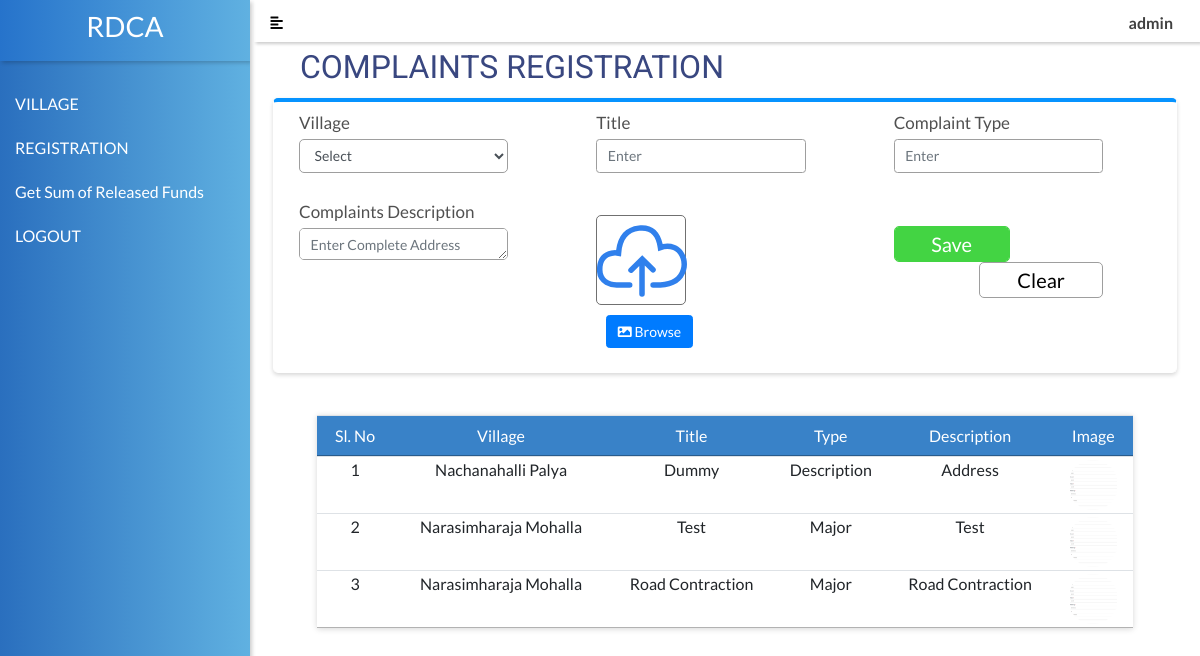
The page /admin/complaint_reg.php (signed in) on the database its author committed.
### tables this page shows
CREATE TABLE IF NOT EXISTS `gen_std_complaints` (
  `complaint_id` int(11) NOT NULL AUTO_INCREMENT,
  `village` varchar(250) NOT NULL,
  `ward_no` varchar(250) NOT NULL,
  `complaint_title` varchar(250) NOT NULL,
  `complaint_type` varchar(250) NOT NULL,
  `complaint_desc` varchar(250) NOT NULL,
  `image` varchar(250) NOT NULL,
  `complaints_status` varchar(250) NOT NULL,
  `assigned_supervisior` varchar(250) NOT NULL,
  `created_by` varchar(250) NOT NULL,
  `created_on` date NOT NULL,
  `created_at` time NOT NULL,
  `modified_by` varchar(250) NOT NULL,
  `modified_at` time NOT NULL,
  `modified_on` date NOT NULL,
  PRIMARY KEY (`complaint_id`)
);

### admin/complaint_reg.php (the view, shortened to what this page needs)
<div class="wrapper">
	<?php
  include"sidebar.php"
 ?>
		<div class="content">
			<?php
  include"topbar.php"
 ?>
 <link rel="stylesheet" href="https://ajax.googleapis.com/ajax/libs/jqueryui/1.12.1/themes/smoothness/jquery-ui.css">
			<h2 style="color:#394780;font: normal normal normal 32px/38px Roboto;letter-spacing: 0px;padding:5px 50px;"><span>COMPLAINTS</span> REGISTRATION</h2>
				<form id="frmMaster" method="post" class="form-horizontal" action="#">
			    <div class="card cardstyle " style="border-top:4px solid #0693FF;margin-left:23px !important;margin-right:23px !important;">
				<div class="card-body" style="padding:10px;">
						<div class="form-row">
							<div class="col-md-4">
								<div class="form-group">
									<label class="col-lg-12 control-label labelstyle" style="">Village</label>
									<div class="col-lg-10">
										<select class="form-control textstyle" name="village" id="village">
											<option value="" disabled selected>Select</option>
										</select>
									</div>
								</div>
							</div>
								<div class="col-md-4">
								<div class="form-row">
									<div class="col-md-12 mb-3">
										<div class="form-group">
											<label class="col-lg-12 control-label labelstyle" style="">Title</label>
											<div class="col-lg-10">
												<input type="text" class="form-control" name="title" id="title" placeholder="Enter"  >
											</div>
										</div>
									</div>
								</div>
							</div>
							<div class="col-md-4">
								<div class="form-row">
									<div class="col-md-12 mb-3">
										<div class="form-group">
											<label class="col-lg-12 control-label labelstyle" style="">Complaint Type</label>
											<div class="col-lg-10">
												<input type="text" class="form-control" name="type" id="type" placeholder="Enter "  >
											</div>
										</div>
									</div>
								</div>
							</div>
							<div class="col-md-4">
								<div class="form-row">
									<div class="col-md-12 mb-3">
										<div class="form-group">
											<label class="col-lg-12 control-label labelstyle" style="">Complaints Description</label>
											<div class="col-lg-10">
												<textarea type="text" class="form-control textstyle" name="description" id="description" placeholder="Enter Complete Address"  rows="2"></textarea>
											</div>
										</div>
									</div>
								</div>
							</div>
						   	<div class="col-md-4" >
									     <div class="row" >
										 <div class="col-md-12 " style="padding-left:30px;">
											<div class="form-group">
											<div class="uploaddiv mt-3" ><img  src="../svgimages/Upload.svg" id="blah" alt="" style="width:90px;height:90px;"></div>
										   <div class="fileUpload btn btn-primary" style="">
                                              <i class="fas fa-image"></i><span> Browse</span>
                                              </div>
											</div>
										</div>
									</div>
									</div>
							<div class="col-md-4" style="padding-top:25px;">
							<div class="col-lg-10 form-group">
								<input type="submit" class="btn savebtn" name="save1" id="save1" value="Save"/>
								<input type="reset" class="btn clearbtn" name="clear" id="clear" value="Clear" style="float:right"/>
							</div>
						</div>
						</div>
				</div>
				</div>
				</form>
				<div class="row mt-5">
		<div class="col-md-1"></div>
		<div class="col-md-10 table-responsive tablecard">
			<table id="tbldept" class="table table-hover dataTable no-footer dtr-inline">
				<thead style="text-align:center;font-weight:normal;">
				   <tr style="text-align:center;font-weight:normal;">
						<th style="text-align:center;font-weight:normal;" >Sl. No</th>
						<th style="text-align:center;font-weight:normal;">Village</th>
						<th style="text-align:center;font-weight:normal;">Title</th>
						<th style="text-align:center;font-weight:normal;">Type</th>
						<th style="text-align:center;font-weight:normal;">Description</th>
						<th style="text-align:center;font-weight:normal;">Image</th>
				   </tr>
				</thead>
				<tbody>
					<?php
						$select="select * from gen_std_complaints  order by complaint_id  desc";
						$query=mysqli_query($con, $select);
						if(mysqli_num_rows($query)){
							$slno=0;
							while($row=mysqli_fetch_array($query))
							{
								$slno++;
					?>
					<tr>
						<td class="" style="text-align:center;"><?php echo $slno;?></td>
						<td class="" style="text-align:center;"><?php echo $row['village'];?></td>
						<td class="" style="text-align:center;"><?php echo $row['complaint_title'];?></td>
						<td class="" style="text-align:center;"><?php echo $row['complaint_type'];?></td>
						<td class="" style="text-align:center;"><?php echo $row['complaint_desc'];?></td>
						<td class="" style="text-align:center;"><img src="<?php echo $row['image'];?>" style="border-radius:50%;height:50px; width:50px;"/></td>
					</tr>
					<?php } } ?>
				</tbody>
			</table>
		</div>
		<div class="col-md-1"></div>
	</div>
				</div>
		</div>

### admin/complaint_reg.php (style rules this page uses)
label { font: normal normal 300 17px/20px Roboto;letter-spacing: 0px;color: #000000;height: 20px; }
input { border: 1px solid #9E9E9E!important; }
.fileUpload { position: relative; overflow: hidden; margin: 10px; }
.uploaddiv { background: #FFFFFF 0% 0% no-repeat padding-box; border: 1px solid #707070; border-radius: 5px;opacity: 1; top: 1504px; left: 409px; width: 90px; height: 90px; }

### admin/sidebar.php (style rules this page uses)
body { font-family: 'Lato', sans-serif; font-size:16px; background: white; }
th { font: normal normal medium 15px/18px Roboto; }
.wrapper { display: flex; width: 100%; align-items: stretch; }
table.dataTable thead th, table.dataTable thead td { background:#3982C8 !important ; opacity: 1; color:white; padding:10px; }
table.dataTable tbody th, table.dataTable tbody td { padding:3px!important; }
table.dataTable thead th, table.dataTable thead td { padding:3px!important; border-bottom: 1px solid #111; }
input { background: #FFFFFF 0% 0% no-repeat padding-box; border: 1px solid #9E9E9E; border-radius: 5px; opacity: 1; }
.card { border:1px solid #fff; }
.cardstyle { background: #FFFFFF 0% 0% no-repeat padding-box;box-shadow: 0px 2px 4px #00000029;border-radius: 5px;opacity: 1; }
.labelstyle { font: normal normal normal 17px/21px Lato;letter-spacing: 0px;color: #505050;opacity: 1; }
.textstyle { height: 32px;background: #FFFFFF 0% 0% no-repeat padding-box;border: 1px solid #9E9E9E;border-radius: 5px;opacity: 1; }
.savebtn { width: 116px;height: 36px;background: #43D443 0% 0% no-repeat padding-box;border-radius: 5px;opacity: 1;border-color:#43D443!important;color:white;font: normal normal normal 20px/24px Lato;letter-spacing: 0px;color: #FFFFFF; }
.clearbtn { width: 124px;height: 36px;background: #FFFFFF 0% 0% no-repeat padding-box;border: 2px solid #C2C2C2;border-radius: 5px;opacity: 1; font: normal normal normal 20px/24px Lato;letter-spacing: 0px;padding-bottom: 3px!important;padding-top: 3px!important; }
table.dataTable thead th, table.dataTable thead td { background: #434343 0% 0% no-repeat padding-box;opacity: 1;color: white;padding: 10px!important; }
.card-body { padding-bottom: 0px!important; }
.tablecard { box-shadow: 0px 1px 6px #00000029;opacity: 1;padding-left: 0px;padding-right: 0px; }

### rows shown on the page
gen_std_complaints: village "Nachanahalli Palya", complaint_title "Dummy", complaint_type "Description", complaint_desc "Address", image (picture)
gen_std_complaints: village "Narasimharaja Mohalla", complaint_title "Test", complaint_type "Major", complaint_desc "Test", image (picture)
gen_std_complaints: village "Narasimharaja Mohalla", complaint_title "Road Contraction", complaint_type "Major", complaint_desc "Road Contraction", image (picture)

### other values the page prints
$_SESSION['id'] "admin"
